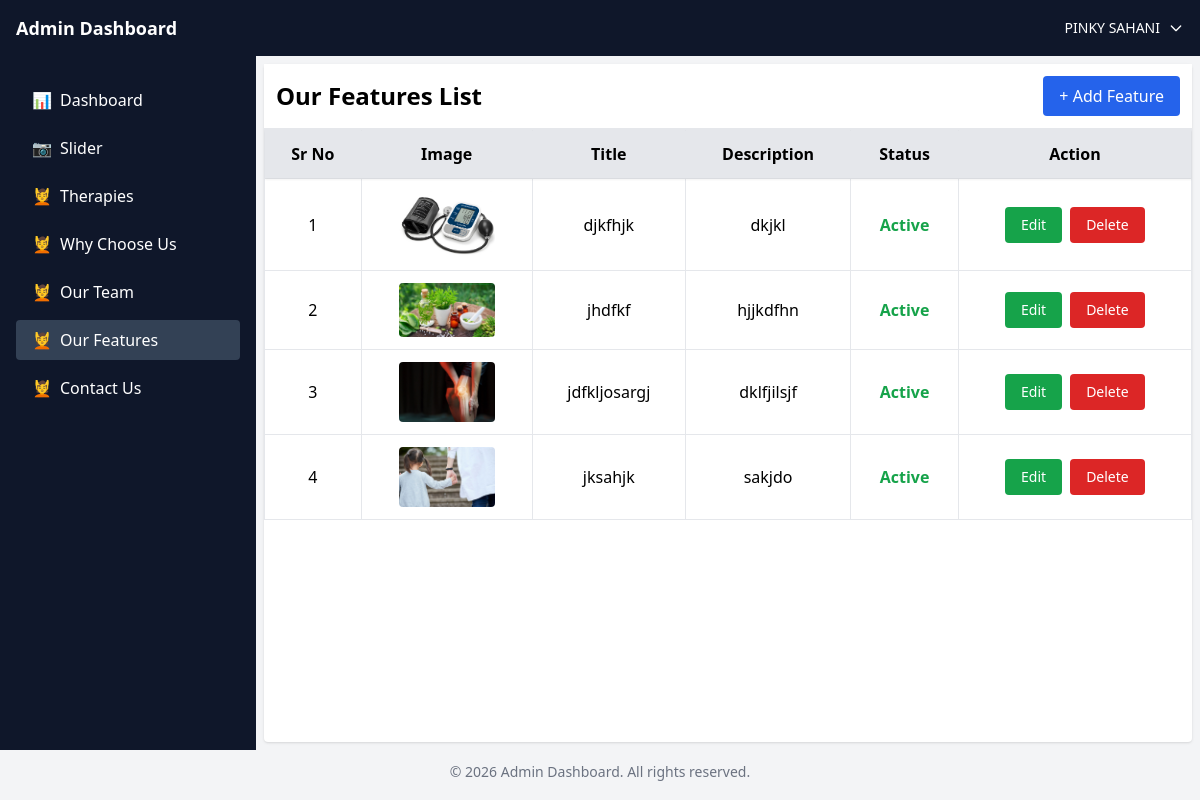
/admin/ourfeatures/manage_ourfeatures.php (signed in), run on the app's committed database.
### tables this page shows
CREATE TABLE `features` (
  `id` int(11) NOT NULL,
  `title` varchar(255) NOT NULL,
  `description` text NOT NULL,
  `image` varchar(255) NOT NULL,
  `status` tinyint(4) NOT NULL,
  `created_at` timestamp NOT NULL DEFAULT current_timestamp()
);

### admin/controllers/fetch.php (called while the page is built, shortened)
<?php
function fetchFeatures($conn)
{
    try {
        $sql = "SELECT * FROM features ORDER BY id DESC";
        $stmt = $conn->prepare($sql);
        $stmt->execute();
        $features = $stmt->fetchAll(PDO::FETCH_ASSOC);
        return $features;
    } catch (PDOException $e) {
        return [];
    }
}

### admin/ourfeatures/manage_ourfeatures.php (the view, shortened to what this page needs)
<?php
require_once('../adminheader.php');
require_once('../../connect.php');
require_once('../controllers/fetch.php');
$features = fetchFeatures($conn);
?>
<div class="flex min-h-[calc(100vh-106px)]">
    <?php require_once('../adminsidebar.php'); ?>
    <main class="flex-1 h-[calc(100vh-106px)] overflow-hidden p-2">
        <div class="bg-white h-full rounded shadow flex flex-col">
            <div class="flex justify-between items-center gap-4 p-3 border-b bg-white sticky top-0 z-20">
                <h2 class="text-lg sm:text-xl md:text-2xl font-bold">
                    Our Features List
                </h2>
                <a href="create.php"
                   class="bg-blue-600 text-white text-sm sm:text-base px-3 sm:px-4 py-2 rounded hover:bg-indigo-700 transition">
                    + Add Feature
                </a>
            </div>
            <div class="relative bg-white h-[calc(100vh-200px)] overflow-hidden">
                <div class="overflow-x-auto overflow-y-auto h-full">
                    <table class="min-w-[900px] w-full border-collapse text-sm sm:text-base">
                        <thead class="bg-gray-200 sticky top-0 z-20 shadow-sm">
                            <tr>
                                <th class="border p-3 text-center whitespace-nowrap">Sr No</th>
                                <th class="border p-3 text-center">Image</th>
                                <th class="border p-3 text-center">Title</th>
                                <th class="border p-3 text-center hidden md:table-cell">
                                    Description
                                </th>
                                <th class="border p-3 text-center">Status</th>
                                <th class="border p-3 text-center">Action</th>
                            </tr>
                        </thead>
                        <tbody class="bg-white">
                            <?php if (!empty($features)): ?>
                                <?php foreach ($features as $index => $feature): ?>
                                    <tr class="hover:bg-gray-50 transition text-center">
                                        <td class="border p-3">
                                            <?= $index + 1 ?>
                                        </td>
                                        <td class="border p-3">
                                            <img src="../uploads/features/<?= $feature['image']; ?>"
                                                 class="w-16 sm:w-20 md:w-24 rounded mx-auto">
                                        </td>
                                        <td class="border p-3 font-medium whitespace-nowrap">
                                            <?= $feature['title']; ?>
                                        </td>
                                        <td class="border p-3 hidden md:table-cell max-w-xs truncate">
                                            <?= $feature['description']; ?>
                                        </td>
                                        <td class="border p-3">
                                            <span class="font-semibold
                                                <?= $feature['status'] == 1 ? 'text-green-600' : 'text-red-600'; ?>">
                                                <?= $feature['status'] == 1 ? 'Active' : 'Inactive'; ?>
                                            </span>
                                        </td>
                                        <td class="border p-3">
                                            <div class="flex flex-col sm:flex-row gap-2 justify-center">
                                                <a href="update_ourfeatures.php?id=<?= $feature['id']; ?>"
                                                   class="bg-green-600 hover:bg-green-700 text-white text-sm px-4 py-2 rounded transition">
                                                    Edit
                                                </a>
                                                <a href="delete_ourfeatures.php?id=<?= $feature['id']; ?>"
                                                   onclick="return confirm('Are you sure you want to delete this feature?');"
                                                   class="bg-red-600 hover:bg-red-700 text-white text-sm px-4 py-2 rounded transition">
                                                    Delete
                                                </a>
                                            </div>
                                        </td>
                                    </tr>
                                <?php endforeach; ?>
                            <?php endif; ?>
                        </tbody>
                    </table>
                </div>
            </div>
        </div>
    </main>
</div>
<?php require_once('../adminfooter.php'); ?>

### data on the page
features: image (picture), title "djkfhjk", description "dkjkl", status "Active"
features: image (picture), title "jhdfkf", description "hjjkdfhn", status "Active"
features: image (picture), title "jdfkljosargj", description "dklfjilsjf", status "Active"
features: image (picture), title "jksahjk", description "sakjdo", status "Active"

### other printed values
$_SESSION['name'] "PINKY SAHANI"
